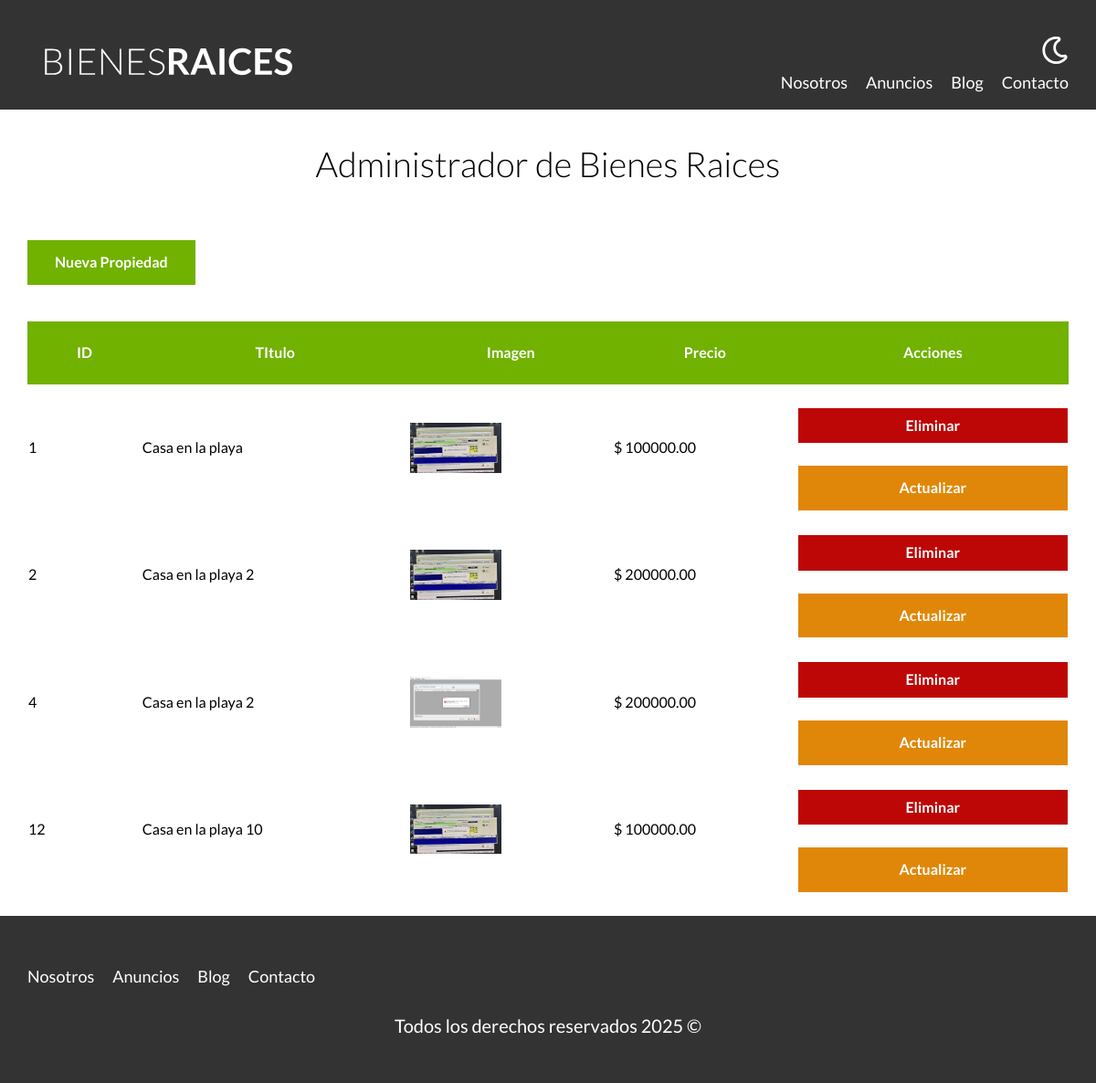
The page /admin (signed in) on the database its author committed.
### tables this page shows
CREATE TABLE `propiedades` (
  `id` int NOT NULL AUTO_INCREMENT,
  `titulo` varchar(45) DEFAULT NULL,
  `precio` decimal(10,2) DEFAULT NULL,
  `imagen` varchar(200) DEFAULT NULL,
  `descripcion` longtext,
  `habitaciones` int DEFAULT NULL,
  `wc` int DEFAULT NULL,
  `estacionamiento` int DEFAULT NULL,
  `creado` date DEFAULT NULL,
  `vendedorId` int NOT NULL,
  PRIMARY KEY (`id`)
);

### admin/index.php (the view, shortened to what this page needs)
<?php
    $db = conectarDB();
    $query = "SELECT * FROM propiedades";
    $resultadoConsulta = mysqli_query($db, $query);
?>
    <main class="contenedor seccion">
        <h1>Administrador de Bienes Raices</h1>
        <a href="/admin/propiedades/crear.php" class="boton boton-verde" >Nueva Propiedad</a>
        <table class="propiedades">
            <thead>
                <tr>
                    <th>ID</th>
                    <th>TItulo</th>
                    <th>Imagen</th>
                    <th>Precio</th>
                    <th>Acciones</th>
                </tr>
            </thead>
            <tbody>
                <?php while( $propiedad = mysqli_fetch_assoc($resultadoConsulta)): ?>
                <tr>
                    <td><?php echo $propiedad['id'] ?></td>
                    <td><?php echo $propiedad['titulo'] ?></td>
                    <td><img src="/imagenes/<?php echo $propiedad['imagen'] ?>" class="imagen-tabla"></td>
                    <td>$ <?php echo $propiedad['precio'] ?></td>
                    <td>
                        <form method="POST" class="w-100 eliminar">
                            <input type="submit" class="boton-rojo-block" value="Eliminar">
                        </form>
                        <a href="/admin/propiedades/actualizar.php?id=<?php echo $propiedad['id'] ?>" class="boton-amarillo-block">Actualizar</a>
                    </td>
                </tr>
                <?php endwhile; ?>
            </tbody>
        </table>
    </main>

### build/css/app.css (style rules this page uses)
html { -webkit-text-size-adjust:100%;line-height:1.15 }
body { margin:0 }
main { display:block }
h1 { font-size:2em;margin:.67em 0 }
a { background-color:transparent }
img { border-style:none }
button,input,optgroup,select,textarea { font-family:inherit;font-size:100%;line-height:1.15;margin:0 }
button,input { overflow:visible }
[type=button],[type=reset],[type=submit],button { -webkit-appearance:button }
html { box-sizing:border-box;font-size:62.5% }
*,:after,:before { box-sizing:inherit }
body { font-family:Lato,sans-serif;font-size:1.6rem;line-height:1.8 }
.contenedor { margin:0 auto;max-width:120rem;width:95% }
a { text-decoration:none }
img,picture { display:block;width:100% }
h1,h2,h3 { font-family:Lato,sans-serif;font-weight:300;margin:2.5rem 0;text-align:center }
h1 { font-size:3.8rem }
.seccion { margin-bottom:2.5rem;margin-top:2.5rem }
.w-100 { width:100% }
.boton-amarillo-block { background-color:#e08709;border:none;color:#fff;display:block;font-weight:700;margin-top:2.5rem;padding:1rem 3rem;text-align:center;text-decoration:none }
.boton-verde { background-color:#71b100;border:none;color:#fff;display:inline-block;font-weight:700;margin-top:2.5rem;padding:1rem 3rem;text-align:center;text-decoration:none }
.boton-rojo-block { background-color:#bd0707;border:none;color:#fff;display:block;font-weight:700;margin-top:2.5rem;padding:1rem 3rem;text-align:center;text-decoration:none;width:100% }
table.propiedades { border-spacing:0;margin-top:4rem;width:100% }
table.propiedades thead { background-color:#71b100 }
table.propiedades thead th { color:#fff;padding:2rem }
table.propiedades .imagen-tabla { width:10rem }

### rows shown on the page
propiedades: id "1", titulo "Casa en la playa", imagen (picture), precio "100000.00"
propiedades: id "2", titulo "Casa en la playa 2", imagen (picture), precio "200000.00"
propiedades: id "4", titulo "Casa en la playa 2", imagen (picture), precio "200000.00"
propiedades: id "12", titulo "Casa en la playa 10", imagen (picture), precio "100000.00"
